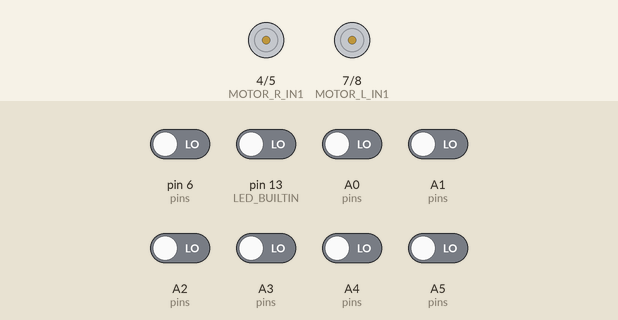
Recording of a sketch running on a simulated Arduino Uno, built with avr-gcc and run on an emulated ATmega328P. On the bench: motor-driver pin pairs drawn as motors (green arrow = first pin HIGH = forward, orange = second pin HIGH = backward, longer = more drive). The inputs (shaded band) are chosen by the test bench; at power-on: A0 (pins), A1 (pins), A2 (pins), A3 (pins), A4 (pins), A5 (pins), pin 6 (pins), pin 13 (LED_BUILTIN) LOW. What the sketch prints to the serial monitor is not drawn.

Above: at 8.2 s.
8.3 s: pin 6 (pins) driven HIGH
At 9.1 s:
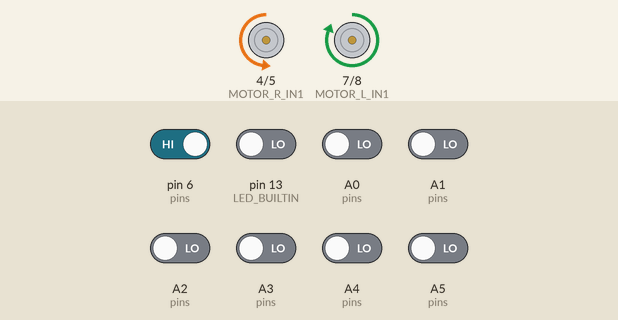
9.8 s: A0 (pins) driven HIGH
At 10.1 s:
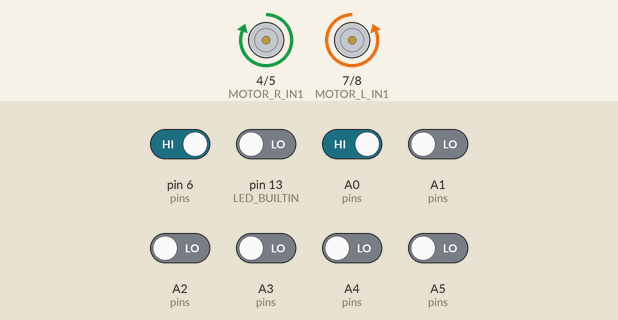
11.3 s: pin 13 (LED_BUILTIN) driven HIGH
At 12.5 s:
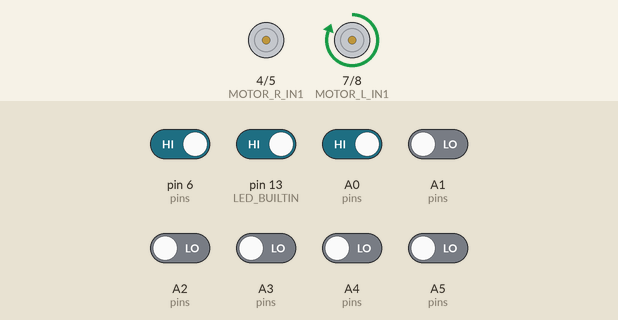
12.8 s: A2 (pins) driven HIGH
At 13.7 s:
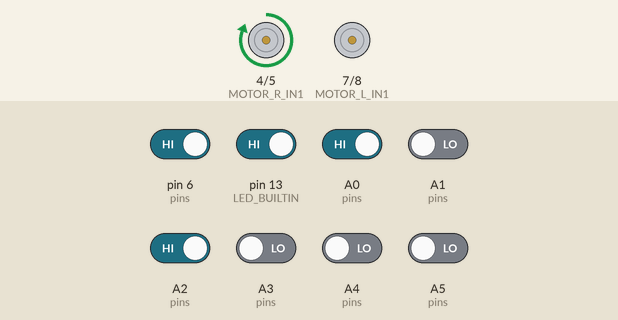
14.3 s: A5 (pins) driven HIGH
At 14.9 s:
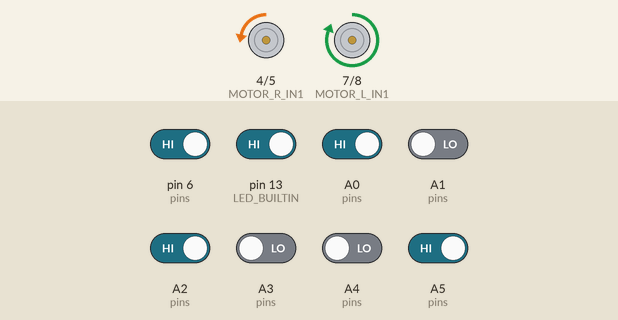
15.8 s: A5 (pins) driven LOW
At 17.2 s:
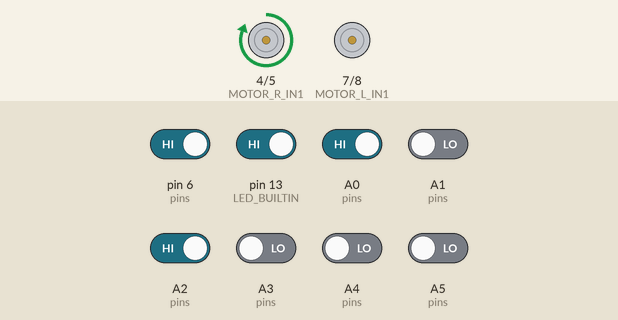
Timing chart, 0 to 18.3 s (numbered marks = the images above; inputs shaded):
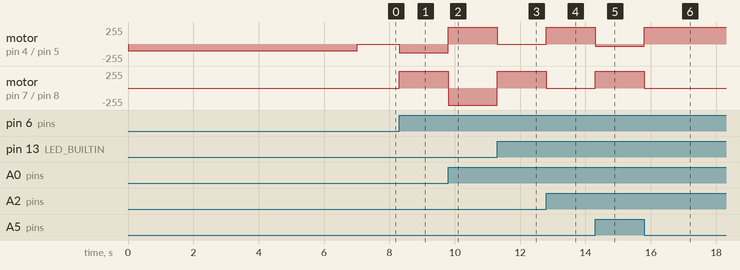

Measured:
- after the input at 8.3 s, motor on pin 4 (MOTOR_R_IN1) / pin 5 (MOTOR_R_IN2): stopped → backward 130/255 at once; motor on pin 7 (MOTOR_L_IN1) / pin 8 (MOTOR_L_IN2): stopped → forward 255/255 at once
- after the input at 9.8 s, motor on pin 4 (MOTOR_R_IN1) / pin 5 (MOTOR_R_IN2): backward 130/255 → forward 255/255 at once; motor on pin 7 (MOTOR_L_IN1) / pin 8 (MOTOR_L_IN2): forward 255/255 → backward 255/255 at once
- after the input at 11.3 s, motor on pin 4 (MOTOR_R_IN1) / pin 5 (MOTOR_R_IN2): forward 255/255 → stopped at once; motor on pin 7 (MOTOR_L_IN1) / pin 8 (MOTOR_L_IN2): backward 255/255 → forward 255/255 at once
- after the input at 12.8 s, motor on pin 4 (MOTOR_R_IN1) / pin 5 (MOTOR_R_IN2): stopped → forward 255/255 at once; motor on pin 7 (MOTOR_L_IN1) / pin 8 (MOTOR_L_IN2): forward 255/255 → stopped at once
- after the input at 14.3 s, motor on pin 4 (MOTOR_R_IN1) / pin 5 (MOTOR_R_IN2): forward 255/255 → backward 30/255 at once; motor on pin 7 (MOTOR_L_IN1) / pin 8 (MOTOR_L_IN2): stopped → forward 255/255 at once
- after the input at 15.8 s, motor on pin 4 (MOTOR_R_IN1) / pin 5 (MOTOR_R_IN2): backward 30/255 → forward 255/255 at once; motor on pin 7 (MOTOR_L_IN1) / pin 8 (MOTOR_L_IN2): forward 255/255 → stopped at once

The sketch:

main.ino
```cpp
#include <QTRSensors.h>
#include "Configuration.h"

QTRSensors qtr;
uint16_t sensorValues[SENSOR_COUNT];

// PID Variables
int lastError = 0;
int baseSpeed = 120; // Start slower for the prototype
int maxSpeed = 200;  // Limit power to protect the DRV8833

void setup() {
  Serial.begin(9600);

  // 1. Initialize Hardware
  setupMotors();
  setupEncoders();

  // 2. Initialize Sensors (A0-A5, D6, D13)
  qtr.setTypeRC();
  const uint8_t pins[] = SENSOR_PINS;
  qtr.setSensorPins(pins, SENSOR_COUNT);

  // 3. Calibration (Robot spins to "see" the line)
  calibrateRobot();

  Serial.println("Ready to follow line!");
}

void loop() {
  // 1. Get position (0 to 7000)
  uint16_t position = qtr.readLineBlack(sensorValues);

  // 2. Safety Check: If robot is completely off the line
  // If all middle sensors see white, use last known error to find the line
  if (sensorValues[2] < 150 && sensorValues[3] < 150 && sensorValues[4] < 150 && sensorValues[5] < 150) {
    if (lastError > 0) driveMotors(baseSpeed, -baseSpeed); // Sharp right recovery
    else driveMotors(-baseSpeed, baseSpeed);              // Sharp left recovery
    return;
  }

  // 3. PID Calculation
  int error = (int)position - 3500;

  // Standard PID formula
  int correction = (Kp * error) + (Kd * (error - lastError));
  lastError = error;

  // 4. Calculate Motor Speeds
  int leftMotorSpeed = baseSpeed + correction;
  int rightMotorSpeed = baseSpeed - correction;

  // 5. Constrain speeds to PWM limits (0-255)
  leftMotorSpeed = constrain(leftMotorSpeed, -maxSpeed, maxSpeed);
  rightMotorSpeed = constrain(rightMotorSpeed, -maxSpeed, maxSpeed);

  // 6. Execution
  driveMotors(leftMotorSpeed, rightMotorSpeed);
}

// --- HARDWARE CONTROL FUNCTIONS ---

void driveMotors(int left, int right) {
  // LEFT MOTOR: DRV8833 Logic
  if (left >= 0) {
    analogWrite(MOTOR_L_IN1, left);
    digitalWrite(MOTOR_L_IN2, LOW);
  } else {
    digitalWrite(MOTOR_L_IN1, LOW);
    analogWrite(MOTOR_L_IN2, abs(left));
  }

  // RIGHT MOTOR: DRV8833 Logic
  if (right >= 0) {
    analogWrite(MOTOR_R_IN1, right);
    digitalWrite(MOTOR_R_IN2, LOW);
  } else {
    digitalWrite(MOTOR_R_IN1, LOW);
    analogWrite(MOTOR_R_IN2, abs(right));
  }
}

void calibrateRobot() {
  Serial.println("Calibrating... Spinning...");
  digitalWrite(LED_BUILTIN, HIGH);

  for (uint16_t i = 0; i < 200; i++) {
    // Slowly spin in place to pass sensors over the line
    driveMotors(100, -100);
    qtr.calibrate();
    delay(10);
  }

  driveMotors(0, 0);
  digitalWrite(LED_BUILTIN, LOW);
  Serial.println("Calibration Done.");
}

void setupMotors() {
  pinMode(MOTOR_L_IN1, OUTPUT);
  pinMode(MOTOR_L_IN2, OUTPUT);
  pinMode(MOTOR_R_IN1, OUTPUT);
  pinMode(MOTOR_R_IN2, OUTPUT);
  // DRV8833 Sleep/Enable pin if you have one connected
  // pinMode(MOTOR_STBY, OUTPUT);
  // digitalWrite(MOTOR_STBY, HIGH);
}

void setupEncoders() {
  pinMode(ENCODER_L_A, INPUT);
  pinMode(ENCODER_L_B, INPUT);
  pinMode(ENCODER_R_A, INPUT);
  pinMode(ENCODER_R_B, INPUT);
}
```

Configuration.h
```cpp
#ifndef CONFIGURATION_H
#define CONFIGURATION_H

// --- MOTOR PINS ---
#define MOTOR_L_PWM 9
#define MOTOR_L_IN1 7
#define MOTOR_L_IN2 8

#define MOTOR_R_PWM 10
#define MOTOR_R_IN1 4
#define MOTOR_R_IN2 5

#define MOTOR_STBY 6 // Tied to 5V or D6 depending on Karunya's final trace

// --- ENCODER PINS ---
#define ENCODER_L_A 2   // Interrupt
#define ENCODER_L_B 11  // Direction
#define ENCODER_R_A 3   // Interrupt
#define ENCODER_R_B 12  // Direction

// --- SENSOR SETTINGS ---
#define SENSOR_COUNT 8
// Pins based on your table: A0, A1, A2, A3, D6, A4, A5, D13
#define SENSOR_PINS {A0, A1, A2, A3, 6, A4, A5, 13}
#define CALIBRATION_SPEED 100

// --- PID CONSTANTS ---
float Kp = 0.5;
float Kd = 1.0;
float Ki = 0.0;

#endif
```
